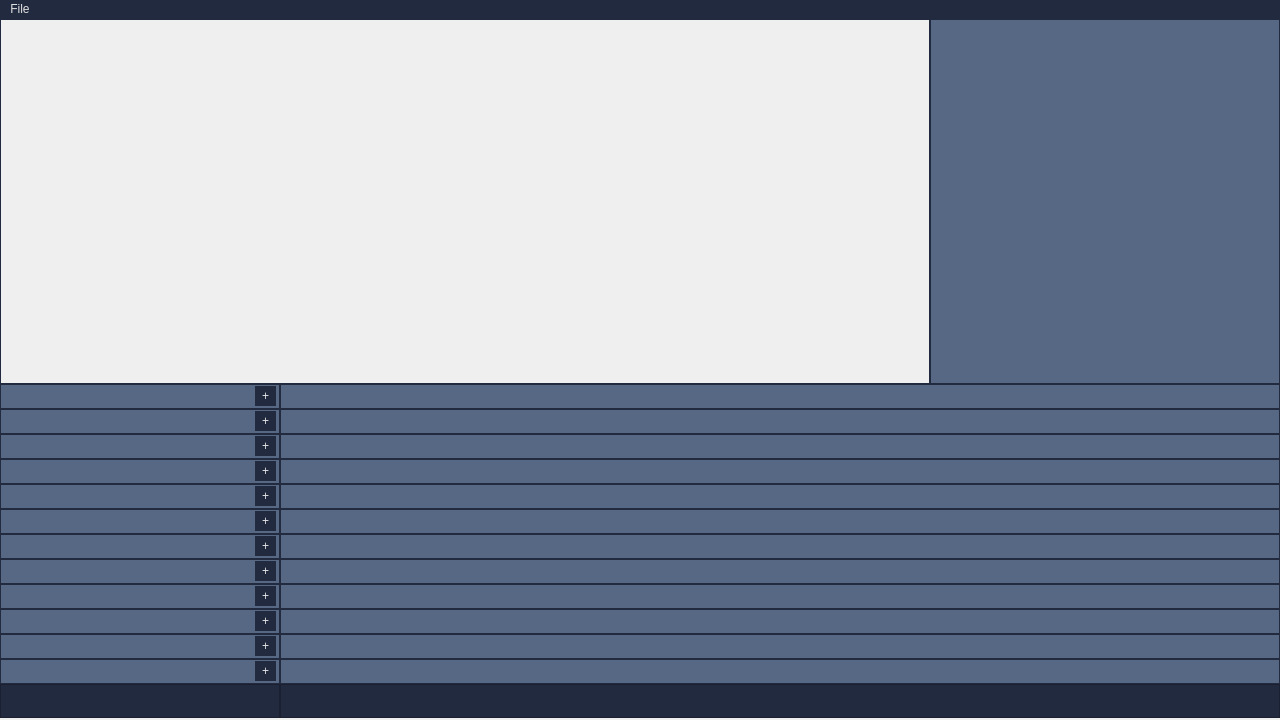
<?xml version="1.0" encoding="UTF-8"?>
<ui version="4.0">
 <class>MainWindow</class>
 <widget class="QMainWindow" name="MainWindow">
  <property name="geometry">
   <rect>
    <x>0</x>
    <y>0</y>
    <width>1280</width>
    <height>720</height>
   </rect>
  </property>
  <property name="windowTitle">
   <string>MainWindow</string>
  </property>
  <widget class="QWidget" name="centralwidget">
   <widget class="QFrame" name="frame">
    <property name="geometry">
     <rect>
      <x>0</x>
      <y>665</y>
      <width>280</width>
      <height>34</height>
     </rect>
    </property>
    <property name="styleSheet">
     <string notr="true">background-color:rgb(34, 42, 63);</string>
    </property>
    <property name="frameShape">
     <enum>QFrame::StyledPanel</enum>
    </property>
    <property name="frameShadow">
     <enum>QFrame::Raised</enum>
    </property>
   </widget>
   <widget class="QFrame" name="frame_2">
    <property name="geometry">
     <rect>
      <x>280</x>
      <y>665</y>
      <width>1000</width>
      <height>34</height>
     </rect>
    </property>
    <property name="styleSheet">
     <string notr="true">background-color:rgb(34, 42, 63);</string>
    </property>
    <property name="frameShape">
     <enum>QFrame::StyledPanel</enum>
    </property>
    <property name="frameShadow">
     <enum>QFrame::Raised</enum>
    </property>
   </widget>
   <widget class="QFrame" name="frame_3">
    <property name="geometry">
     <rect>
      <x>0</x>
      <y>640</y>
      <width>280</width>
      <height>25</height>
     </rect>
    </property>
    <property name="styleSheet">
     <string notr="true">background-color:rgb(87, 104, 133);
border: 1px solid rgb(34, 42, 63);</string>
    </property>
    <property name="frameShape">
     <enum>QFrame::StyledPanel</enum>
    </property>
    <property name="frameShadow">
     <enum>QFrame::Raised</enum>
    </property>
    <widget class="QPushButton" name="pushButton_12">
     <property name="geometry">
      <rect>
       <x>255</x>
       <y>2</y>
       <width>21</width>
       <height>20</height>
      </rect>
     </property>
     <property name="styleSheet">
      <string notr="true">background-color: rgb(34, 42, 63);
color: rgb(225, 225, 225);</string>
     </property>
     <property name="text">
      <string>+</string>
     </property>
    </widget>
   </widget>
   <widget class="QFrame" name="frame_4">
    <property name="geometry">
     <rect>
      <x>0</x>
      <y>615</y>
      <width>280</width>
      <height>25</height>
     </rect>
    </property>
    <property name="styleSheet">
     <string notr="true">background-color:rgb(87, 104, 133);
border: 1px solid rgb(34, 42, 63);</string>
    </property>
    <property name="frameShape">
     <enum>QFrame::StyledPanel</enum>
    </property>
    <property name="frameShadow">
     <enum>QFrame::Raised</enum>
    </property>
    <widget class="QPushButton" name="pushButton_11">
     <property name="geometry">
      <rect>
       <x>255</x>
       <y>2</y>
       <width>21</width>
       <height>20</height>
      </rect>
     </property>
     <property name="styleSheet">
      <string notr="true">background-color: rgb(34, 42, 63);
color: rgb(225, 225, 225);</string>
     </property>
     <property name="text">
      <string>+</string>
     </property>
    </widget>
   </widget>
   <widget class="QFrame" name="frame_5">
    <property name="geometry">
     <rect>
      <x>0</x>
      <y>590</y>
      <width>280</width>
      <height>25</height>
     </rect>
    </property>
    <property name="styleSheet">
     <string notr="true">background-color:rgb(87, 104, 133);
border: 1px solid rgb(34, 42, 63);</string>
    </property>
    <property name="frameShape">
     <enum>QFrame::StyledPanel</enum>
    </property>
    <property name="frameShadow">
     <enum>QFrame::Raised</enum>
    </property>
    <widget class="QPushButton" name="pushButton_10">
     <property name="geometry">
      <rect>
       <x>255</x>
       <y>2</y>
       <width>21</width>
       <height>20</height>
      </rect>
     </property>
     <property name="styleSheet">
      <string notr="true">background-color: rgb(34, 42, 63);
color: rgb(225, 225, 225);</string>
     </property>
     <property name="text">
      <string>+</string>
     </property>
    </widget>
   </widget>
   <widget class="QFrame" name="frame_6">
    <property name="geometry">
     <rect>
      <x>0</x>
      <y>540</y>
      <width>280</width>
      <height>25</height>
     </rect>
    </property>
    <property name="styleSheet">
     <string notr="true">background-color:rgb(87, 104, 133);
border: 1px solid rgb(34, 42, 63);</string>
    </property>
    <property name="frameShape">
     <enum>QFrame::StyledPanel</enum>
    </property>
    <property name="frameShadow">
     <enum>QFrame::Raised</enum>
    </property>
    <widget class="QPushButton" name="pushButton_8">
     <property name="geometry">
      <rect>
       <x>255</x>
       <y>2</y>
       <width>21</width>
       <height>20</height>
      </rect>
     </property>
     <property name="styleSheet">
      <string notr="true">background-color: rgb(34, 42, 63);
color: rgb(225, 225, 225);</string>
     </property>
     <property name="text">
      <string>+</string>
     </property>
    </widget>
   </widget>
   <widget class="QFrame" name="frame_7">
    <property name="geometry">
     <rect>
      <x>0</x>
      <y>565</y>
      <width>280</width>
      <height>25</height>
     </rect>
    </property>
    <property name="styleSheet">
     <string notr="true">background-color:rgb(87, 104, 133);
border: 1px solid rgb(34, 42, 63);</string>
    </property>
    <property name="frameShape">
     <enum>QFrame::StyledPanel</enum>
    </property>
    <property name="frameShadow">
     <enum>QFrame::Raised</enum>
    </property>
    <widget class="QPushButton" name="pushButton_9">
     <property name="geometry">
      <rect>
       <x>255</x>
       <y>2</y>
       <width>21</width>
       <height>20</height>
      </rect>
     </property>
     <property name="styleSheet">
      <string notr="true">background-color: rgb(34, 42, 63);
color: rgb(225, 225, 225);</string>
     </property>
     <property name="text">
      <string>+</string>
     </property>
    </widget>
   </widget>
   <widget class="QFrame" name="frame_8">
    <property name="geometry">
     <rect>
      <x>0</x>
      <y>490</y>
      <width>280</width>
      <height>25</height>
     </rect>
    </property>
    <property name="styleSheet">
     <string notr="true">background-color:rgb(87, 104, 133);
border: 1px solid rgb(34, 42, 63);</string>
    </property>
    <property name="frameShape">
     <enum>QFrame::StyledPanel</enum>
    </property>
    <property name="frameShadow">
     <enum>QFrame::Raised</enum>
    </property>
    <widget class="QPushButton" name="pushButton_6">
     <property name="geometry">
      <rect>
       <x>255</x>
       <y>2</y>
       <width>21</width>
       <height>20</height>
      </rect>
     </property>
     <property name="styleSheet">
      <string notr="true">background-color: rgb(34, 42, 63);
color: rgb(225, 225, 225);</string>
     </property>
     <property name="text">
      <string>+</string>
     </property>
    </widget>
   </widget>
   <widget class="QFrame" name="frame_9">
    <property name="geometry">
     <rect>
      <x>0</x>
      <y>515</y>
      <width>280</width>
      <height>25</height>
     </rect>
    </property>
    <property name="styleSheet">
     <string notr="true">background-color:rgb(87, 104, 133);
border: 1px solid rgb(34, 42, 63);</string>
    </property>
    <property name="frameShape">
     <enum>QFrame::StyledPanel</enum>
    </property>
    <property name="frameShadow">
     <enum>QFrame::Raised</enum>
    </property>
    <widget class="QPushButton" name="pushButton_7">
     <property name="geometry">
      <rect>
       <x>255</x>
       <y>2</y>
       <width>21</width>
       <height>20</height>
      </rect>
     </property>
     <property name="styleSheet">
      <string notr="true">background-color: rgb(34, 42, 63);
color: rgb(225, 225, 225);</string>
     </property>
     <property name="text">
      <string>+</string>
     </property>
    </widget>
   </widget>
   <widget class="QFrame" name="frame_10">
    <property name="geometry">
     <rect>
      <x>0</x>
      <y>440</y>
      <width>280</width>
      <height>25</height>
     </rect>
    </property>
    <property name="styleSheet">
     <string notr="true">background-color:rgb(87, 104, 133);
border: 1px solid rgb(34, 42, 63);</string>
    </property>
    <property name="frameShape">
     <enum>QFrame::StyledPanel</enum>
    </property>
    <property name="frameShadow">
     <enum>QFrame::Raised</enum>
    </property>
    <widget class="QPushButton" name="pushButton_4">
     <property name="geometry">
      <rect>
       <x>255</x>
       <y>2</y>
       <width>21</width>
       <height>20</height>
      </rect>
     </property>
     <property name="styleSheet">
      <string notr="true">background-color: rgb(34, 42, 63);
color: rgb(225, 225, 225);</string>
     </property>
     <property name="text">
      <string>+</string>
     </property>
    </widget>
   </widget>
   <widget class="QFrame" name="frame_11">
    <property name="geometry">
     <rect>
      <x>0</x>
      <y>465</y>
      <width>280</width>
      <height>25</height>
     </rect>
    </property>
    <property name="styleSheet">
     <string notr="true">background-color:rgb(87, 104, 133);
border: 1px solid rgb(34, 42, 63);</string>
    </property>
    <property name="frameShape">
     <enum>QFrame::StyledPanel</enum>
    </property>
    <property name="frameShadow">
     <enum>QFrame::Raised</enum>
    </property>
    <widget class="QPushButton" name="pushButton_5">
     <property name="geometry">
      <rect>
       <x>255</x>
       <y>2</y>
       <width>21</width>
       <height>20</height>
      </rect>
     </property>
     <property name="styleSheet">
      <string notr="true">background-color: rgb(34, 42, 63);
color: rgb(225, 225, 225);</string>
     </property>
     <property name="text">
      <string>+</string>
     </property>
    </widget>
   </widget>
   <widget class="QFrame" name="frame_12">
    <property name="geometry">
     <rect>
      <x>0</x>
      <y>390</y>
      <width>280</width>
      <height>25</height>
     </rect>
    </property>
    <property name="styleSheet">
     <string notr="true">background-color:rgb(87, 104, 133);
border: 1px solid rgb(34, 42, 63);</string>
    </property>
    <property name="frameShape">
     <enum>QFrame::StyledPanel</enum>
    </property>
    <property name="frameShadow">
     <enum>QFrame::Raised</enum>
    </property>
    <widget class="QPushButton" name="pushButton_2">
     <property name="geometry">
      <rect>
       <x>255</x>
       <y>2</y>
       <width>21</width>
       <height>20</height>
      </rect>
     </property>
     <property name="styleSheet">
      <string notr="true">background-color: rgb(34, 42, 63);
color: rgb(225, 225, 225);</string>
     </property>
     <property name="text">
      <string>+</string>
     </property>
    </widget>
   </widget>
   <widget class="QFrame" name="frame_13">
    <property name="geometry">
     <rect>
      <x>0</x>
      <y>415</y>
      <width>280</width>
      <height>25</height>
     </rect>
    </property>
    <property name="styleSheet">
     <string notr="true">background-color:rgb(87, 104, 133);
border: 1px solid rgb(34, 42, 63);</string>
    </property>
    <property name="frameShape">
     <enum>QFrame::StyledPanel</enum>
    </property>
    <property name="frameShadow">
     <enum>QFrame::Raised</enum>
    </property>
    <widget class="QPushButton" name="pushButton_3">
     <property name="geometry">
      <rect>
       <x>255</x>
       <y>2</y>
       <width>21</width>
       <height>20</height>
      </rect>
     </property>
     <property name="styleSheet">
      <string notr="true">background-color: rgb(34, 42, 63);
color: rgb(225, 225, 225);</string>
     </property>
     <property name="text">
      <string>+</string>
     </property>
    </widget>
   </widget>
   <widget class="QFrame" name="frame_14">
    <property name="geometry">
     <rect>
      <x>0</x>
      <y>365</y>
      <width>280</width>
      <height>25</height>
     </rect>
    </property>
    <property name="styleSheet">
     <string notr="true">background-color:rgb(87, 104, 133);
border: 1px solid rgb(34, 42, 63);</string>
    </property>
    <property name="frameShape">
     <enum>QFrame::StyledPanel</enum>
    </property>
    <property name="frameShadow">
     <enum>QFrame::Raised</enum>
    </property>
    <widget class="QPushButton" name="pushButton">
     <property name="geometry">
      <rect>
       <x>255</x>
       <y>2</y>
       <width>21</width>
       <height>20</height>
      </rect>
     </property>
     <property name="styleSheet">
      <string notr="true">background-color: rgb(34, 42, 63);
color: rgb(225, 225, 225);</string>
     </property>
     <property name="text">
      <string>+</string>
     </property>
    </widget>
   </widget>
   <widget class="QFrame" name="frame_16">
    <property name="geometry">
     <rect>
      <x>280</x>
      <y>490</y>
      <width>1000</width>
      <height>25</height>
     </rect>
    </property>
    <property name="styleSheet">
     <string notr="true">background-color:rgb(87, 104, 133);
border: 1px solid rgb(34, 42, 63);</string>
    </property>
    <property name="frameShape">
     <enum>QFrame::StyledPanel</enum>
    </property>
    <property name="frameShadow">
     <enum>QFrame::Raised</enum>
    </property>
   </widget>
   <widget class="QFrame" name="frame_17">
    <property name="geometry">
     <rect>
      <x>280</x>
      <y>365</y>
      <width>1000</width>
      <height>25</height>
     </rect>
    </property>
    <property name="styleSheet">
     <string notr="true">background-color:rgb(87, 104, 133);
border: 1px solid rgb(34, 42, 63);</string>
    </property>
    <property name="frameShape">
     <enum>QFrame::StyledPanel</enum>
    </property>
    <property name="frameShadow">
     <enum>QFrame::Raised</enum>
    </property>
   </widget>
   <widget class="QFrame" name="frame_18">
    <property name="geometry">
     <rect>
      <x>280</x>
      <y>590</y>
      <width>1000</width>
      <height>25</height>
     </rect>
    </property>
    <property name="styleSheet">
     <string notr="true">background-color:rgb(87, 104, 133);
border: 1px solid rgb(34, 42, 63);</string>
    </property>
    <property name="frameShape">
     <enum>QFrame::StyledPanel</enum>
    </property>
    <property name="frameShadow">
     <enum>QFrame::Raised</enum>
    </property>
   </widget>
   <widget class="QFrame" name="frame_19">
    <property name="geometry">
     <rect>
      <x>280</x>
      <y>615</y>
      <width>1000</width>
      <height>25</height>
     </rect>
    </property>
    <property name="styleSheet">
     <string notr="true">background-color:rgb(87, 104, 133);
border: 1px solid rgb(34, 42, 63);</string>
    </property>
    <property name="frameShape">
     <enum>QFrame::StyledPanel</enum>
    </property>
    <property name="frameShadow">
     <enum>QFrame::Raised</enum>
    </property>
   </widget>
   <widget class="QFrame" name="frame_20">
    <property name="geometry">
     <rect>
      <x>280</x>
      <y>440</y>
      <width>1000</width>
      <height>25</height>
     </rect>
    </property>
    <property name="styleSheet">
     <string notr="true">background-color:rgb(87, 104, 133);
border: 1px solid rgb(34, 42, 63);</string>
    </property>
    <property name="frameShape">
     <enum>QFrame::StyledPanel</enum>
    </property>
    <property name="frameShadow">
     <enum>QFrame::Raised</enum>
    </property>
   </widget>
   <widget class="QFrame" name="frame_21">
    <property name="geometry">
     <rect>
      <x>280</x>
      <y>415</y>
      <width>1000</width>
      <height>25</height>
     </rect>
    </property>
    <property name="styleSheet">
     <string notr="true">background-color:rgb(87, 104, 133);
border: 1px solid rgb(34, 42, 63);</string>
    </property>
    <property name="frameShape">
     <enum>QFrame::StyledPanel</enum>
    </property>
    <property name="frameShadow">
     <enum>QFrame::Raised</enum>
    </property>
   </widget>
   <widget class="QFrame" name="frame_22">
    <property name="geometry">
     <rect>
      <x>280</x>
      <y>515</y>
      <width>1000</width>
      <height>25</height>
     </rect>
    </property>
    <property name="styleSheet">
     <string notr="true">background-color:rgb(87, 104, 133);
border: 1px solid rgb(34, 42, 63);</string>
    </property>
    <property name="frameShape">
     <enum>QFrame::StyledPanel</enum>
    </property>
    <property name="frameShadow">
     <enum>QFrame::Raised</enum>
    </property>
   </widget>
   <widget class="QFrame" name="frame_23">
    <property name="geometry">
     <rect>
      <x>280</x>
      <y>390</y>
      <width>1000</width>
      <height>25</height>
     </rect>
    </property>
    <property name="styleSheet">
     <string notr="true">background-color:rgb(87, 104, 133);
border: 1px solid rgb(34, 42, 63);</string>
    </property>
    <property name="frameShape">
     <enum>QFrame::StyledPanel</enum>
    </property>
    <property name="frameShadow">
     <enum>QFrame::Raised</enum>
    </property>
   </widget>
   <widget class="QFrame" name="frame_24">
    <property name="geometry">
     <rect>
      <x>280</x>
      <y>465</y>
      <width>1000</width>
      <height>25</height>
     </rect>
    </property>
    <property name="styleSheet">
     <string notr="true">background-color:rgb(87, 104, 133);
border: 1px solid rgb(34, 42, 63);</string>
    </property>
    <property name="frameShape">
     <enum>QFrame::StyledPanel</enum>
    </property>
    <property name="frameShadow">
     <enum>QFrame::Raised</enum>
    </property>
   </widget>
   <widget class="QFrame" name="frame_25">
    <property name="geometry">
     <rect>
      <x>280</x>
      <y>565</y>
      <width>1000</width>
      <height>25</height>
     </rect>
    </property>
    <property name="styleSheet">
     <string notr="true">background-color:rgb(87, 104, 133);
border: 1px solid rgb(34, 42, 63);</string>
    </property>
    <property name="frameShape">
     <enum>QFrame::StyledPanel</enum>
    </property>
    <property name="frameShadow">
     <enum>QFrame::Raised</enum>
    </property>
   </widget>
   <widget class="QFrame" name="frame_26">
    <property name="geometry">
     <rect>
      <x>280</x>
      <y>540</y>
      <width>1000</width>
      <height>25</height>
     </rect>
    </property>
    <property name="styleSheet">
     <string notr="true">background-color:rgb(87, 104, 133);
border: 1px solid rgb(34, 42, 63);</string>
    </property>
    <property name="frameShape">
     <enum>QFrame::StyledPanel</enum>
    </property>
    <property name="frameShadow">
     <enum>QFrame::Raised</enum>
    </property>
   </widget>
   <widget class="QFrame" name="frame_27">
    <property name="geometry">
     <rect>
      <x>280</x>
      <y>640</y>
      <width>1000</width>
      <height>25</height>
     </rect>
    </property>
    <property name="styleSheet">
     <string notr="true">background-color:rgb(87, 104, 133);
border: 1px solid rgb(34, 42, 63);</string>
    </property>
    <property name="frameShape">
     <enum>QFrame::StyledPanel</enum>
    </property>
    <property name="frameShadow">
     <enum>QFrame::Raised</enum>
    </property>
   </widget>
   <widget class="QFrame" name="frame_29">
    <property name="geometry">
     <rect>
      <x>930</x>
      <y>0</y>
      <width>350</width>
      <height>365</height>
     </rect>
    </property>
    <property name="styleSheet">
     <string notr="true">background-color:rgb(87, 104, 133);
border: 1px solid rgb(34, 42, 63);</string>
    </property>
    <property name="frameShape">
     <enum>QFrame::StyledPanel</enum>
    </property>
    <property name="frameShadow">
     <enum>QFrame::Raised</enum>
    </property>
   </widget>
   <widget class="QFrame" name="frame_30">
    <property name="geometry">
     <rect>
      <x>0</x>
      <y>0</y>
      <width>930</width>
      <height>365</height>
     </rect>
    </property>
    <property name="styleSheet">
     <string notr="true">border: 1px solid rgb(34, 42, 63);</string>
    </property>
    <property name="frameShape">
     <enum>QFrame::StyledPanel</enum>
    </property>
    <property name="frameShadow">
     <enum>QFrame::Raised</enum>
    </property>
   </widget>
  </widget>
  <widget class="QMenuBar" name="menubar">
   <property name="geometry">
    <rect>
     <x>0</x>
     <y>0</y>
     <width>1280</width>
     <height>21</height>
    </rect>
   </property>
   <property name="styleSheet">
    <string notr="true">background-color: rgb(34, 42, 63);
color: rgb(225, 225, 225);</string>
   </property>
   <widget class="QMenu" name="menuFile">
    <property name="title">
     <string>File</string>
    </property>
   </widget>
   <addaction name="menuFile"/>
  </widget>
 </widget>
 <resources/>
 <connections/>
</ui>
